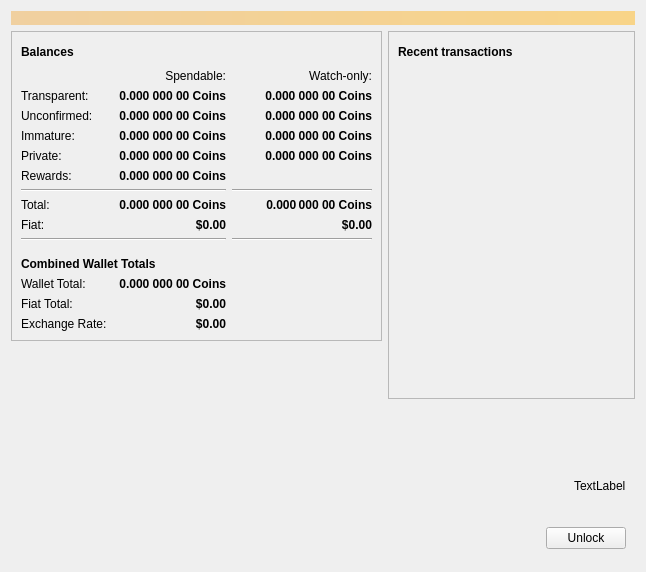
<?xml version="1.0" encoding="UTF-8"?>
<ui version="4.0">
 <class>OverviewPage</class>
 <widget class="QWidget" name="OverviewPage">
  <property name="geometry">
   <rect>
    <x>0</x>
    <y>0</y>
    <width>646</width>
    <height>572</height>
   </rect>
  </property>
  <property name="windowTitle">
   <string>Form</string>
  </property>
  <layout class="QGridLayout" name="gridLayout_3">
   <item row="0" column="0" colspan="2">
    <widget class="QLabel" name="labelAlerts">
     <property name="visible">
      <bool>true</bool>
     </property>
     <property name="styleSheet">
      <string notr="true">QLabel { background-color: qlineargradient(x1: 0, y1: 0, x2: 1, y2: 0, stop:0 #F0D0A0, stop:1 #F8D488); color:#000000; }</string>
     </property>
     <property name="alignment">
      <set>Qt::AlignCenter</set>
     </property>
     <property name="wordWrap">
      <bool>true</bool>
     </property>
     <property name="margin">
      <number>3</number>
     </property>
     <property name="textInteractionFlags">
      <set>Qt::TextSelectableByMouse</set>
     </property>
    </widget>
   </item>
   <item row="1" column="0">
    <widget class="QFrame" name="frame">
     <property name="frameShape">
      <enum>QFrame::StyledPanel</enum>
     </property>
     <property name="frameShadow">
      <enum>QFrame::Raised</enum>
     </property>
     <layout class="QGridLayout" name="gridLayout">
      <item row="13" column="0">
       <spacer name="verticalSpacerCombined">
        <property name="orientation">
         <enum>Qt::Vertical</enum>
        </property>
        <property name="sizeType">
         <enum>QSizePolicy::MinimumExpanding</enum>
        </property>
        <property name="sizeHint" stdset="0">
         <size>
          <width>20</width>
          <height>10</height>
         </size>
        </property>
       </spacer>
      </item>
      <item row="1" column="3">
       <widget class="QLabel" name="labelWatchonly">
        <property name="text">
         <string>Watch-only:</string>
        </property>
        <property name="alignment">
         <set>Qt::AlignRight|Qt::AlignTrailing|Qt::AlignVCenter</set>
        </property>
       </widget>
      </item>
      <item row="2" column="0">
       <widget class="QLabel" name="labelBalanceText">
        <property name="text">
         <string>Transparent:</string>
        </property>
       </widget>
      </item>
      <item row="1" column="2">
       <widget class="QLabel" name="labelSpendable">
        <property name="text">
         <string>Spendable:</string>
        </property>
        <property name="alignment">
         <set>Qt::AlignRight|Qt::AlignTrailing|Qt::AlignVCenter</set>
        </property>
       </widget>
      </item>
      <item row="4" column="3">
       <widget class="QLabel" name="labelWatchImmature">
        <property name="font">
         <font>
          <weight>75</weight>
          <bold>true</bold>
         </font>
        </property>
        <property name="cursor">
         <cursorShape>IBeamCursor</cursorShape>
        </property>
        <property name="toolTip">
         <string>Mined balance in watch-only addresses that has not yet matured</string>
        </property>
        <property name="text">
         <string notr="true">0.000 000 00 Coins</string>
        </property>
        <property name="alignment">
         <set>Qt::AlignRight|Qt::AlignTrailing|Qt::AlignVCenter</set>
        </property>
        <property name="textInteractionFlags">
         <set>Qt::LinksAccessibleByMouse|Qt::TextSelectableByKeyboard|Qt::TextSelectableByMouse</set>
        </property>
       </widget>
      </item>
      <item row="11" column="3">
       <widget class="QLabel" name="labelWatchFiat">
        <property name="font">
         <font>
          <weight>75</weight>
          <bold>true</bold>
         </font>
        </property>
        <property name="cursor">
         <cursorShape>IBeamCursor</cursorShape>
        </property>
        <property name="text">
         <string notr="true">$0.00</string>
        </property>
        <property name="alignment">
         <set>Qt::AlignRight|Qt::AlignTrailing|Qt::AlignVCenter</set>
        </property>
       </widget>
      </item>
      <item row="3" column="2">
       <widget class="QLabel" name="labelUnconfirmed">
        <property name="font">
         <font>
          <weight>75</weight>
          <bold>true</bold>
         </font>
        </property>
        <property name="cursor">
         <cursorShape>IBeamCursor</cursorShape>
        </property>
        <property name="toolTip">
         <string>Total of transactions that have yet to be confirmed, and do not yet count toward the spendable balance</string>
        </property>
        <property name="text">
         <string notr="true">0.000 000 00 Coins</string>
        </property>
        <property name="alignment">
         <set>Qt::AlignRight|Qt::AlignTrailing|Qt::AlignVCenter</set>
        </property>
        <property name="textInteractionFlags">
         <set>Qt::LinksAccessibleByMouse|Qt::TextSelectableByKeyboard|Qt::TextSelectableByMouse</set>
        </property>
       </widget>
      </item>
      <item row="8" column="0">
       <widget class="QLabel" name="labelTotalText">
        <property name="text">
         <string>Total:</string>
        </property>
       </widget>
      </item>
      <item row="5" column="0">
       <widget class="QLabel" name="labelPrivateTotalText">
        <property name="mouseTracking">
         <bool>false</bool>
        </property>
        <property name="text">
         <string>Private:</string>
        </property>
        <property name="textFormat">
         <enum>Qt::AutoText</enum>
        </property>
       </widget>
      </item>
      <item row="8" column="3">
       <widget class="QLabel" name="labelWatchTotal">
        <property name="font">
         <font>
          <weight>75</weight>
          <bold>true</bold>
         </font>
        </property>
        <property name="cursor">
         <cursorShape>IBeamCursor</cursorShape>
        </property>
        <property name="toolTip">
         <string>Current total balance in watch-only addresses</string>
        </property>
        <property name="text">
         <string notr="true">0.000 000 00 Coins</string>
        </property>
        <property name="alignment">
         <set>Qt::AlignRight|Qt::AlignTrailing|Qt::AlignVCenter</set>
        </property>
        <property name="textInteractionFlags">
         <set>Qt::LinksAccessibleByMouse|Qt::TextSelectableByKeyboard|Qt::TextSelectableByMouse</set>
        </property>
       </widget>
      </item>
      <item row="11" column="2">
       <widget class="QLabel" name="labelFiat">
        <property name="font">
         <font>
          <weight>75</weight>
          <bold>true</bold>
         </font>
        </property>
        <property name="cursor">
         <cursorShape>IBeamCursor</cursorShape>
        </property>
        <property name="text">
         <string>$0.00</string>
        </property>
        <property name="alignment">
         <set>Qt::AlignRight|Qt::AlignTrailing|Qt::AlignVCenter</set>
        </property>
       </widget>
      </item>
      <item row="4" column="0">
       <widget class="QLabel" name="labelImmatureText">
        <property name="text">
         <string>Immature:</string>
        </property>
       </widget>
      </item>
      <item row="12" column="3">
       <widget class="Line" name="lineWatchFiat">
        <property name="orientation">
         <enum>Qt::Horizontal</enum>
        </property>
       </widget>
      </item>
      <item row="7" column="0" colspan="3">
       <widget class="Line" name="line">
        <property name="orientation">
         <enum>Qt::Horizontal</enum>
        </property>
       </widget>
      </item>
      <item row="6" column="2">
       <widget class="QLabel" name="labelInterestBalance">
        <property name="font">
         <font>
          <weight>75</weight>
          <bold>true</bold>
         </font>
        </property>
        <property name="cursor">
         <cursorShape>IBeamCursor</cursorShape>
        </property>
        <property name="toolTip">
         <string>Your current rewards (interest)</string>
        </property>
        <property name="text">
         <string>0.000 000 00 Coins</string>
        </property>
        <property name="alignment">
         <set>Qt::AlignRight|Qt::AlignTrailing|Qt::AlignVCenter</set>
        </property>
        <property name="textInteractionFlags">
         <set>Qt::LinksAccessibleByMouse|Qt::TextSelectableByKeyboard|Qt::TextSelectableByMouse</set>
        </property>
       </widget>
      </item>
      <item row="2" column="3">
       <widget class="QLabel" name="labelWatchAvailable">
        <property name="font">
         <font>
          <weight>75</weight>
          <bold>true</bold>
         </font>
        </property>
        <property name="cursor">
         <cursorShape>IBeamCursor</cursorShape>
        </property>
        <property name="toolTip">
         <string>Your current balance in watch-only addresses</string>
        </property>
        <property name="text">
         <string notr="true">0.000 000 00 Coins</string>
        </property>
        <property name="alignment">
         <set>Qt::AlignRight|Qt::AlignTrailing|Qt::AlignVCenter</set>
        </property>
        <property name="textInteractionFlags">
         <set>Qt::LinksAccessibleByMouse|Qt::TextSelectableByKeyboard|Qt::TextSelectableByMouse</set>
        </property>
       </widget>
      </item>
      <item row="2" column="2">
       <widget class="QLabel" name="labelBalance">
        <property name="font">
         <font>
          <weight>75</weight>
          <bold>true</bold>
         </font>
        </property>
        <property name="cursor">
         <cursorShape>IBeamCursor</cursorShape>
        </property>
        <property name="toolTip">
         <string>Your current spendable balance</string>
        </property>
        <property name="text">
         <string notr="true">0.000 000 00 Coins</string>
        </property>
        <property name="alignment">
         <set>Qt::AlignRight|Qt::AlignTrailing|Qt::AlignVCenter</set>
        </property>
        <property name="textInteractionFlags">
         <set>Qt::LinksAccessibleByMouse|Qt::TextSelectableByKeyboard|Qt::TextSelectableByMouse</set>
        </property>
       </widget>
      </item>
      <item row="16" column="0">
       <widget class="QLabel" name="labelFiatTotalText">
        <property name="text">
         <string>Fiat Total:</string>
        </property>
       </widget>
      </item>
      <item row="12" column="0" colspan="3">
       <widget class="Line" name="lineFiat">
        <property name="orientation">
         <enum>Qt::Horizontal</enum>
        </property>
       </widget>
      </item>
      <item row="8" column="2">
       <widget class="QLabel" name="labelTotal">
        <property name="font">
         <font>
          <weight>75</weight>
          <bold>true</bold>
         </font>
        </property>
        <property name="cursor">
         <cursorShape>IBeamCursor</cursorShape>
        </property>
        <property name="toolTip">
         <string>Your current total balance</string>
        </property>
        <property name="text">
         <string notr="true">0.000 000 00 Coins</string>
        </property>
        <property name="alignment">
         <set>Qt::AlignRight|Qt::AlignTrailing|Qt::AlignVCenter</set>
        </property>
        <property name="textInteractionFlags">
         <set>Qt::LinksAccessibleByMouse|Qt::TextSelectableByKeyboard|Qt::TextSelectableByMouse</set>
        </property>
       </widget>
      </item>
      <item row="3" column="3">
       <widget class="QLabel" name="labelWatchPending">
        <property name="font">
         <font>
          <weight>75</weight>
          <bold>true</bold>
         </font>
        </property>
        <property name="cursor">
         <cursorShape>IBeamCursor</cursorShape>
        </property>
        <property name="toolTip">
         <string>Unconfirmed transactions to watch-only addresses</string>
        </property>
        <property name="text">
         <string notr="true">0.000 000 00 Coins</string>
        </property>
        <property name="alignment">
         <set>Qt::AlignRight|Qt::AlignTrailing|Qt::AlignVCenter</set>
        </property>
        <property name="textInteractionFlags">
         <set>Qt::LinksAccessibleByMouse|Qt::TextSelectableByKeyboard|Qt::TextSelectableByMouse</set>
        </property>
       </widget>
      </item>
      <item row="4" column="2">
       <widget class="QLabel" name="labelImmature">
        <property name="font">
         <font>
          <weight>75</weight>
          <bold>true</bold>
         </font>
        </property>
        <property name="cursor">
         <cursorShape>IBeamCursor</cursorShape>
        </property>
        <property name="toolTip">
         <string>Mined balance that has not yet matured</string>
        </property>
        <property name="text">
         <string notr="true">0.000 000 00 Coins</string>
        </property>
        <property name="alignment">
         <set>Qt::AlignRight|Qt::AlignTrailing|Qt::AlignVCenter</set>
        </property>
        <property name="textInteractionFlags">
         <set>Qt::LinksAccessibleByMouse|Qt::TextSelectableByKeyboard|Qt::TextSelectableByMouse</set>
        </property>
       </widget>
      </item>
      <item row="11" column="0">
       <widget class="QLabel" name="labelFiatText">
        <property name="text">
         <string>Fiat:</string>
        </property>
       </widget>
      </item>
      <item row="17" column="0">
       <widget class="QLabel" name="labelExchangeText">
        <property name="text">
         <string>Exchange Rate:</string>
        </property>
       </widget>
      </item>
      <item row="16" column="2">
       <widget class="QLabel" name="labelFiatTotal">
        <property name="font">
         <font>
          <weight>75</weight>
          <bold>true</bold>
         </font>
        </property>
        <property name="cursor">
         <cursorShape>UpArrowCursor</cursorShape>
        </property>
        <property name="text">
         <string>$0.00</string>
        </property>
        <property name="alignment">
         <set>Qt::AlignRight|Qt::AlignTrailing|Qt::AlignVCenter</set>
        </property>
        <property name="textInteractionFlags">
         <set>Qt::LinksAccessibleByMouse</set>
        </property>
       </widget>
      </item>
      <item row="3" column="0">
       <widget class="QLabel" name="labelPendingText">
        <property name="text">
         <string>Unconfirmed:</string>
        </property>
        <property name="margin">
         <number>0</number>
        </property>
       </widget>
      </item>
      <item row="5" column="3">
       <widget class="QLabel" name="labelPrivateWatchBalance">
        <property name="font">
         <font>
          <weight>75</weight>
          <bold>true</bold>
         </font>
        </property>
        <property name="cursor">
         <cursorShape>IBeamCursor</cursorShape>
        </property>
        <property name="toolTip">
         <string>Your current private balance</string>
        </property>
        <property name="text">
         <string>0.000 000 00 Coins</string>
        </property>
        <property name="alignment">
         <set>Qt::AlignRight|Qt::AlignTrailing|Qt::AlignVCenter</set>
        </property>
        <property name="textInteractionFlags">
         <set>Qt::LinksAccessibleByMouse|Qt::TextSelectableByKeyboard|Qt::TextSelectableByMouse</set>
        </property>
       </widget>
      </item>
      <item row="17" column="2">
       <widget class="QLabel" name="labelExchange">
        <property name="font">
         <font>
          <weight>75</weight>
          <bold>true</bold>
         </font>
        </property>
        <property name="cursor">
         <cursorShape>UpArrowCursor</cursorShape>
        </property>
        <property name="toolTip">
         <string>Your current total balance</string>
        </property>
        <property name="text">
         <string notr="true">$0.00</string>
        </property>
        <property name="alignment">
         <set>Qt::AlignRight|Qt::AlignTrailing|Qt::AlignVCenter</set>
        </property>
        <property name="textInteractionFlags">
         <set>Qt::LinksAccessibleByMouse</set>
        </property>
       </widget>
      </item>
      <item row="5" column="2">
       <widget class="QLabel" name="labelPrivateBalance">
        <property name="font">
         <font>
          <weight>75</weight>
          <bold>true</bold>
         </font>
        </property>
        <property name="cursor">
         <cursorShape>IBeamCursor</cursorShape>
        </property>
        <property name="toolTip">
         <string>Your current private balance</string>
        </property>
        <property name="text">
         <string>0.000 000 00 Coins</string>
        </property>
        <property name="alignment">
         <set>Qt::AlignRight|Qt::AlignTrailing|Qt::AlignVCenter</set>
        </property>
        <property name="textInteractionFlags">
         <set>Qt::LinksAccessibleByMouse|Qt::TextSelectableByKeyboard|Qt::TextSelectableByMouse</set>
        </property>
       </widget>
      </item>
      <item row="15" column="2">
       <widget class="QLabel" name="labelWalletTotal">
        <property name="font">
         <font>
          <weight>75</weight>
          <bold>true</bold>
         </font>
        </property>
        <property name="cursor">
         <cursorShape>UpArrowCursor</cursorShape>
        </property>
        <property name="text">
         <string>0.000 000 00 Coins</string>
        </property>
        <property name="alignment">
         <set>Qt::AlignRight|Qt::AlignTrailing|Qt::AlignVCenter</set>
        </property>
        <property name="textInteractionFlags">
         <set>Qt::LinksAccessibleByMouse</set>
        </property>
       </widget>
      </item>
      <item row="6" column="0">
       <widget class="QLabel" name="labelInterestTotalText">
        <property name="text">
         <string>Rewards:</string>
        </property>
       </widget>
      </item>
      <item row="7" column="3">
       <widget class="Line" name="lineWatchBalance">
        <property name="sizePolicy">
         <sizepolicy hsizetype="Preferred" vsizetype="Fixed">
          <horstretch>0</horstretch>
          <verstretch>0</verstretch>
         </sizepolicy>
        </property>
        <property name="minimumSize">
         <size>
          <width>140</width>
          <height>0</height>
         </size>
        </property>
        <property name="orientation">
         <enum>Qt::Horizontal</enum>
        </property>
       </widget>
      </item>
      <item row="0" column="0" colspan="4">
       <layout class="QHBoxLayout" name="horizontalLayout_4">
        <item>
         <widget class="QLabel" name="label_6">
          <property name="font">
           <font>
            <weight>75</weight>
            <bold>true</bold>
           </font>
          </property>
          <property name="text">
           <string>Balances</string>
          </property>
         </widget>
        </item>
        <item>
         <widget class="QPushButton" name="labelWalletStatus">
          <property name="enabled">
           <bool>true</bool>
          </property>
          <property name="maximumSize">
           <size>
            <width>30</width>
            <height>16777215</height>
           </size>
          </property>
          <property name="toolTip">
           <string>The displayed information may be out of date. Your wallet automatically synchronizes with the Elosys network after a connection is established, but this process has not completed yet.</string>
          </property>
          <property name="text">
           <string/>
          </property>
          <property name="icon">
           <iconset resource="../komodo.qrc">
            <normaloff>:/icons/warning</normaloff>
            <disabledoff>:/icons/warning</disabledoff>:/icons/warning</iconset>
          </property>
          <property name="iconSize">
           <size>
            <width>24</width>
            <height>24</height>
           </size>
          </property>
          <property name="flat">
           <bool>true</bool>
          </property>
         </widget>
        </item>
        <item>
         <spacer name="horizontalSpacer_4">
          <property name="orientation">
           <enum>Qt::Horizontal</enum>
          </property>
          <property name="sizeHint" stdset="0">
           <size>
            <width>40</width>
            <height>20</height>
           </size>
          </property>
         </spacer>
        </item>
       </layout>
      </item>
      <item row="15" column="0">
       <widget class="QLabel" name="labelWalletTotalText">
        <property name="text">
         <string>Wallet Total:</string>
        </property>
       </widget>
      </item>
      <item row="14" column="0" colspan="3">
       <widget class="QLabel" name="labelCombinedText">
        <property name="font">
         <font>
          <weight>75</weight>
          <bold>true</bold>
         </font>
        </property>
        <property name="text">
         <string>Combined Wallet Totals</string>
        </property>
       </widget>
      </item>
     </layout>
    </widget>
   </item>
   <item row="1" column="1" rowspan="2">
    <layout class="QVBoxLayout" name="verticalLayout_3">
     <item>
      <widget class="QFrame" name="frame_2">
       <property name="frameShape">
        <enum>QFrame::StyledPanel</enum>
       </property>
       <property name="frameShadow">
        <enum>QFrame::Raised</enum>
       </property>
       <layout class="QVBoxLayout" name="verticalLayout">
        <item>
         <layout class="QHBoxLayout" name="horizontalLayout_2">
          <item>
           <widget class="QLabel" name="label_4">
            <property name="font">
             <font>
              <weight>75</weight>
              <bold>true</bold>
             </font>
            </property>
            <property name="text">
             <string>Recent transactions</string>
            </property>
           </widget>
          </item>
          <item>
           <widget class="QPushButton" name="labelTransactionsStatus">
            <property name="enabled">
             <bool>true</bool>
            </property>
            <property name="maximumSize">
             <size>
              <width>30</width>
              <height>16777215</height>
             </size>
            </property>
            <property name="toolTip">
             <string>The displayed information may be out of date. Your wallet automatically synchronizes with the Elosys network after a connection is established, but this process has not completed yet.</string>
            </property>
            <property name="text">
             <string/>
            </property>
            <property name="icon">
             <iconset resource="../komodo.qrc">
              <normaloff>:/icons/warning</normaloff>
              <disabledoff>:/icons/warning</disabledoff>:/icons/warning</iconset>
            </property>
            <property name="iconSize">
             <size>
              <width>24</width>
              <height>24</height>
             </size>
            </property>
            <property name="flat">
             <bool>true</bool>
            </property>
           </widget>
          </item>
          <item>
           <spacer name="horizontalSpacer">
            <property name="orientation">
             <enum>Qt::Horizontal</enum>
            </property>
            <property name="sizeHint" stdset="0">
             <size>
              <width>40</width>
              <height>20</height>
             </size>
            </property>
           </spacer>
          </item>
         </layout>
        </item>
        <item>
         <widget class="QListView" name="listTransactions">
          <property name="styleSheet">
           <string notr="true">QListView { background: transparent; }</string>
          </property>
          <property name="frameShape">
           <enum>QFrame::NoFrame</enum>
          </property>
          <property name="verticalScrollBarPolicy">
           <enum>Qt::ScrollBarAlwaysOff</enum>
          </property>
          <property name="horizontalScrollBarPolicy">
           <enum>Qt::ScrollBarAlwaysOff</enum>
          </property>
          <property name="selectionMode">
           <enum>QAbstractItemView::NoSelection</enum>
          </property>
         </widget>
        </item>
        <item>
         <spacer name="horizontalSpacer_5">
          <property name="orientation">
           <enum>Qt::Horizontal</enum>
          </property>
          <property name="sizeHint" stdset="0">
           <size>
            <width>40</width>
            <height>20</height>
           </size>
          </property>
         </spacer>
        </item>
        <item>
         <spacer name="verticalSpacer_2">
          <property name="orientation">
           <enum>Qt::Vertical</enum>
          </property>
          <property name="sizeHint" stdset="0">
           <size>
            <width>20</width>
            <height>40</height>
           </size>
          </property>
         </spacer>
        </item>
       </layout>
      </widget>
     </item>
    </layout>
   </item>
   <item row="2" column="0">
    <spacer name="verticalSpacer_3">
     <property name="orientation">
      <enum>Qt::Vertical</enum>
     </property>
     <property name="sizeHint" stdset="0">
      <size>
       <width>20</width>
       <height>40</height>
      </size>
     </property>
    </spacer>
   </item>
   <item row="3" column="1">
    <spacer name="verticalSpacer">
     <property name="orientation">
      <enum>Qt::Vertical</enum>
     </property>
     <property name="sizeHint" stdset="0">
      <size>
       <width>20</width>
       <height>40</height>
      </size>
     </property>
    </spacer>
   </item>
   <item row="4" column="0" colspan="2">
    <widget class="QFrame" name="frame_5">
     <property name="sizePolicy">
      <sizepolicy hsizetype="Expanding" vsizetype="Fixed">
       <horstretch>0</horstretch>
       <verstretch>0</verstretch>
      </sizepolicy>
     </property>
     <property name="frameShape">
      <enum>QFrame::NoFrame</enum>
     </property>
     <property name="frameShadow">
      <enum>QFrame::Raised</enum>
     </property>
     <layout class="QHBoxLayout" name="horizontalLayout">
      <item>
       <spacer name="horizontalSpacer_6">
        <property name="orientation">
         <enum>Qt::Horizontal</enum>
        </property>
        <property name="sizeHint" stdset="0">
         <size>
          <width>87</width>
          <height>28</height>
         </size>
        </property>
       </spacer>
      </item>
      <item>
       <widget class="QLabel" name="lblLockedMessage">
        <property name="text">
         <string>TextLabel</string>
        </property>
       </widget>
      </item>
     </layout>
    </widget>
   </item>
   <item row="5" column="0" colspan="2">
    <widget class="QFrame" name="frame_3">
     <property name="sizePolicy">
      <sizepolicy hsizetype="Expanding" vsizetype="Fixed">
       <horstretch>0</horstretch>
       <verstretch>0</verstretch>
      </sizepolicy>
     </property>
     <property name="frameShape">
      <enum>QFrame::NoFrame</enum>
     </property>
     <property name="frameShadow">
      <enum>QFrame::Raised</enum>
     </property>
     <layout class="QGridLayout" name="gridLayout_2">
      <item row="0" column="1">
       <widget class="QPushButton" name="btnUnlock">
        <property name="text">
         <string>Unlock</string>
        </property>
       </widget>
      </item>
      <item row="0" column="0">
       <spacer name="horizontalSpacer_3">
        <property name="orientation">
         <enum>Qt::Horizontal</enum>
        </property>
        <property name="sizeHint" stdset="0">
         <size>
          <width>87</width>
          <height>28</height>
         </size>
        </property>
       </spacer>
      </item>
     </layout>
    </widget>
   </item>
  </layout>
 </widget>
 <resources>
  <include location="../komodo.qrc"/>
 </resources>
 <connections/>
</ui>
